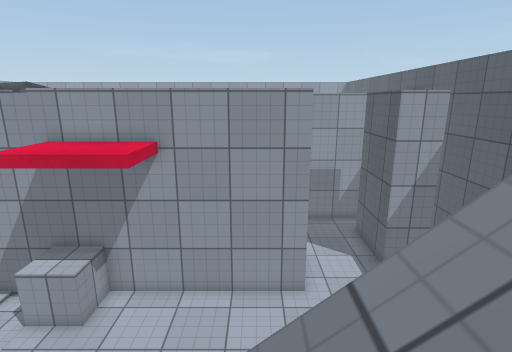
View 1 (above)

16 first-person views from a walk through a scene from a Unity 3-D project. The camera is 1.4 m above the floor, tilts 14° down and sees 80° across. The floor is counted in squares, 0.5 m on a side. Each view is taken from the middle of a square. On the plan, view 1 faces up. The plan holds only what a view shows up to about 20 squares ahead; the rest is blank. The place goes on beyond the plan. The player character is not drawn. Surface patterns are stand-ins for the level's own textures.

View 2
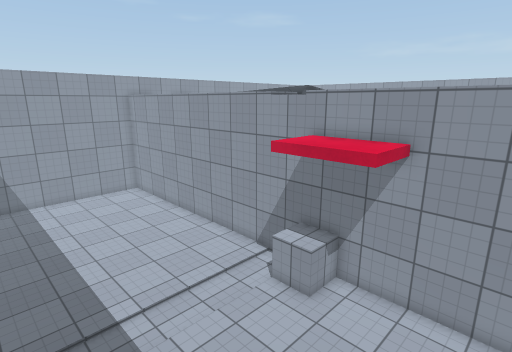

View 3
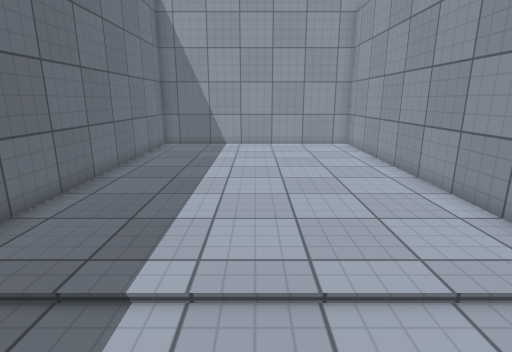

View 4
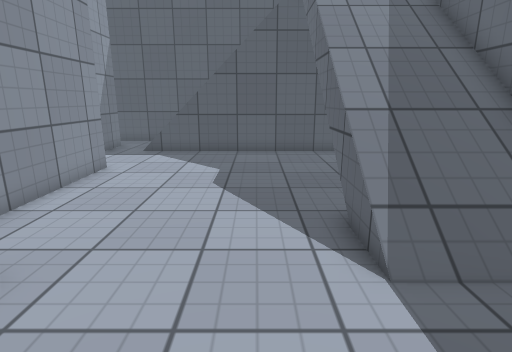

View 5
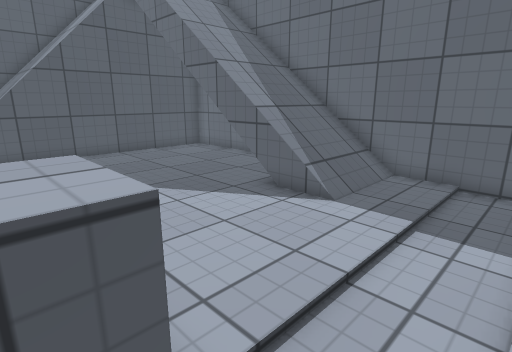

View 6
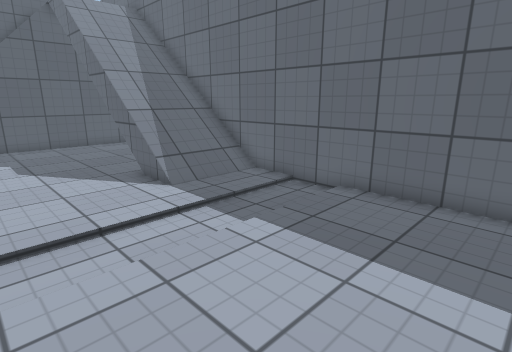

View 7
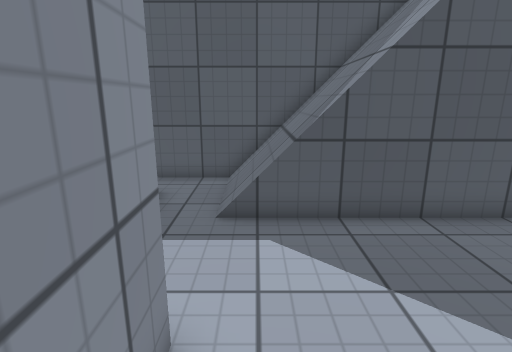

View 8
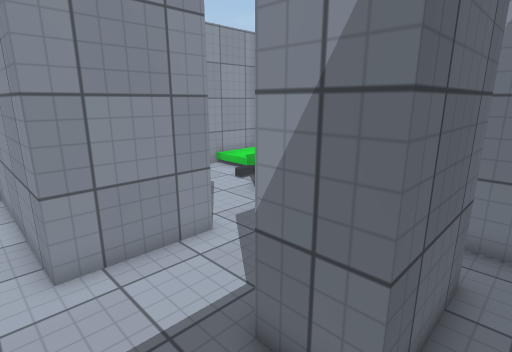

View 9
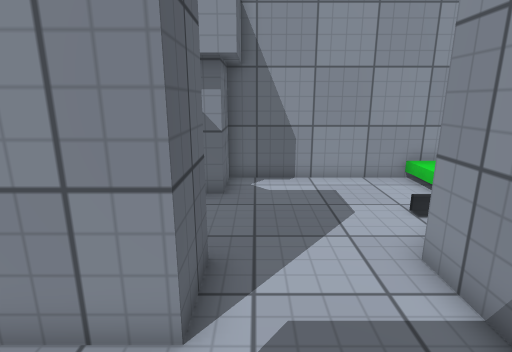

View 10
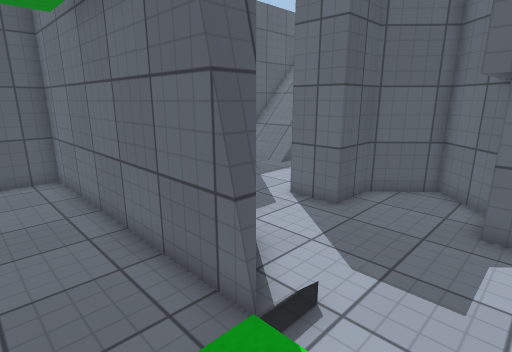

View 11
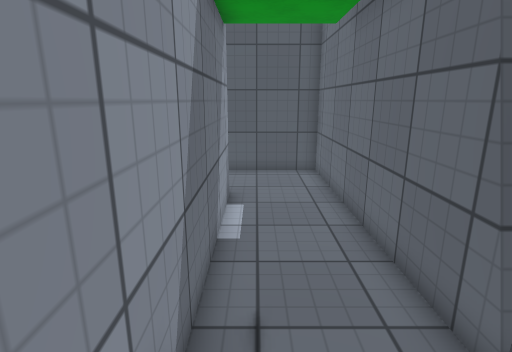

View 12
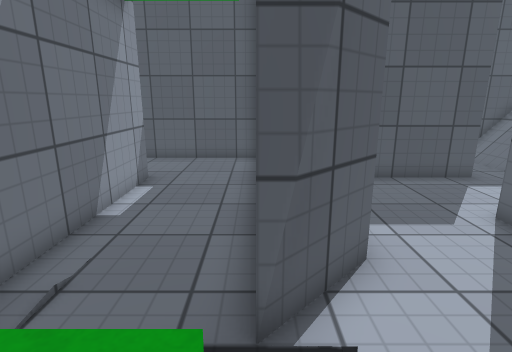

View 13
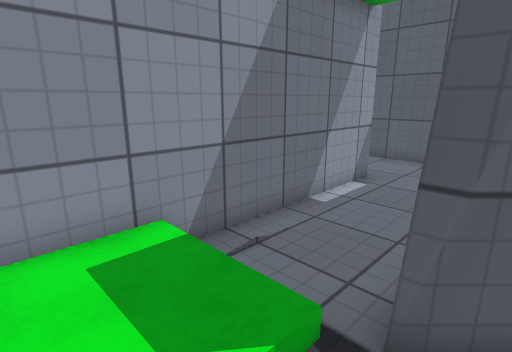

View 14
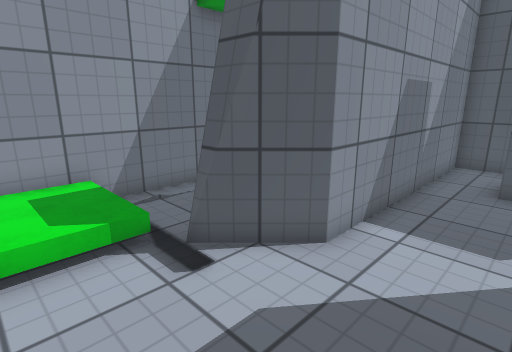

View 15
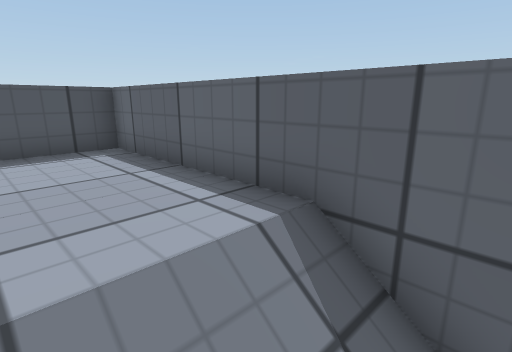

View 16
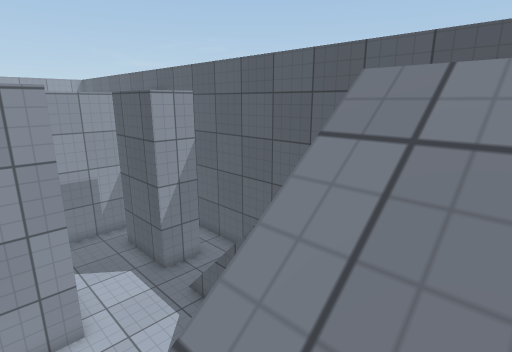

### Floor plan
Key: @ floor where view 1 was taken; # wall or solid block; . main floor; : floor 0.5 m higher than the main floor; + floor 4 m higher than the main floor; / step, stairs or slope; = window, fence, low wall or low ledge; ^ raised ledge.
Columns run from 26 left of view 1 to 10 right of it. Each row starts with its distance up from view 1.
 27                                     #
 26                                   ..#
 25                     #############...#
 24                     #:::............#
 23                     #:::............#
 22                     #:::............#
 21                     #...=############
 20                     #...=############
 19                     #.....###########
 18                     #...............#
 17                     #...........###.#
 16                     #...........###.#
 15                     ###...###...###.#
 14                       #...###...###.#
 13                       #...###...###.#
 12                       ##.####.......#
 11 #############################.......#
 10 #.................^^^...........////#
  9 #.................^^^...........////#
  8 #...............................////#
  7 #...............................////#
  6 #...............................////#
  5 #...............................////#
  4 #...............................////^
  3 #....................////////.../  +^
  2 #....................//////////./+++^
  1 #....................//////////./+++^
  0 #..................../////@////./+++^
 -1 #############################^##^^^^^

Where each view was taken, in squares from view 1:
view 1: 0 up, 0 right, facing up
view 2: 0 up, 0 right, facing up-left
view 3: 5 up, 6 left, facing left
view 4: 5 up, 10 left, facing right
view 5: 10 up, 10 left, facing down-right
view 6: 8 up, 15 left, facing down-right
view 7: 10 up, 1 left, facing right
view 8: 10 up, 9 right, facing up-left
view 9: 16 up, 5 right, facing left
view 10: 24 up, 5 left, facing down-right
view 11: 24 up, 5 left, facing right
view 12: 21 up, 5 left, facing right
view 13: 20 up, 5 left, facing up-right
view 14: 16 up, 5 left, facing up-right
view 15: 2 up, 2 right, facing down-right
view 16: 1 up, 0 right, facing up-right
